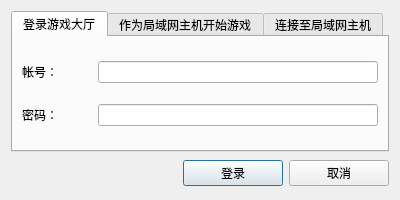
<?xml version="1.0" encoding="UTF-8"?>
<ui version="4.0">
 <class>ServerDialog</class>
 <widget class="QDialog" name="ServerDialog">
  <property name="geometry">
   <rect>
    <x>0</x>
    <y>0</y>
    <width>400</width>
    <height>200</height>
   </rect>
  </property>
  <property name="sizePolicy">
   <sizepolicy hsizetype="MinimumExpanding" vsizetype="Preferred">
    <horstretch>0</horstretch>
    <verstretch>0</verstretch>
   </sizepolicy>
  </property>
  <property name="windowTitle">
   <string>五子棋游戏</string>
  </property>
  <layout class="QVBoxLayout" name="verticalLayout_2">
   <item>
    <widget class="QTabWidget" name="tabWidget">
     <property name="currentIndex">
      <number>0</number>
     </property>
     <widget class="QWidget" name="tab_online">
      <attribute name="title">
       <string>登录游戏大厅</string>
      </attribute>
      <layout class="QVBoxLayout" name="verticalLayout">
       <item>
        <layout class="QHBoxLayout" name="hl_online_id" stretch="1,4">
         <item>
          <widget class="QLabel" name="lbl_online_id">
           <property name="text">
            <string>帐号：</string>
           </property>
          </widget>
         </item>
         <item>
          <widget class="QLineEdit" name="le_online_id"/>
         </item>
        </layout>
       </item>
       <item>
        <layout class="QHBoxLayout" name="hi_online_pwd" stretch="1,4">
         <item>
          <widget class="QLabel" name="lbl_online_pwd">
           <property name="text">
            <string>密码：</string>
           </property>
          </widget>
         </item>
         <item>
          <widget class="QLineEdit" name="le_online_pwd"/>
         </item>
        </layout>
       </item>
      </layout>
     </widget>
     <widget class="QWidget" name="tab_server">
      <attribute name="title">
       <string>作为局域网主机开始游戏</string>
      </attribute>
      <layout class="QVBoxLayout" name="_2">
       <item>
        <layout class="QHBoxLayout" name="hl_server_port">
         <item>
          <widget class="QLabel" name="lbl_server_port">
           <property name="text">
            <string>服务端口：</string>
           </property>
          </widget>
         </item>
         <item>
          <widget class="QLineEdit" name="le_server_port">
           <property name="text">
            <string>8888</string>
           </property>
          </widget>
         </item>
        </layout>
       </item>
      </layout>
     </widget>
     <widget class="QWidget" name="tab_client">
      <attribute name="title">
       <string>连接至局域网主机</string>
      </attribute>
      <layout class="QVBoxLayout" name="verticalLayout_4">
       <item>
        <layout class="QHBoxLayout" name="hl_client_ip" stretch="1,4">
         <item>
          <widget class="QLabel" name="lbl_ip">
           <property name="sizePolicy">
            <sizepolicy hsizetype="Expanding" vsizetype="Preferred">
             <horstretch>0</horstretch>
             <verstretch>0</verstretch>
            </sizepolicy>
           </property>
           <property name="text">
            <string>主机IP：</string>
           </property>
          </widget>
         </item>
         <item>
          <widget class="QLineEdit" name="le_ip">
           <property name="text">
            <string>127.0.0.1</string>
           </property>
          </widget>
         </item>
        </layout>
       </item>
       <item>
        <layout class="QHBoxLayout" name="hl_client_port" stretch="1,4">
         <item>
          <widget class="QLabel" name="lbl_client_port">
           <property name="sizePolicy">
            <sizepolicy hsizetype="Expanding" vsizetype="Preferred">
             <horstretch>0</horstretch>
             <verstretch>0</verstretch>
            </sizepolicy>
           </property>
           <property name="text">
            <string>主机端口：</string>
           </property>
          </widget>
         </item>
         <item>
          <widget class="QLineEdit" name="le_client_port">
           <property name="text">
            <string>8888</string>
           </property>
          </widget>
         </item>
        </layout>
       </item>
      </layout>
     </widget>
    </widget>
   </item>
   <item>
    <layout class="QHBoxLayout" name="btn_group">
     <property name="spacing">
      <number>6</number>
     </property>
     <property name="leftMargin">
      <number>0</number>
     </property>
     <property name="topMargin">
      <number>0</number>
     </property>
     <property name="rightMargin">
      <number>0</number>
     </property>
     <property name="bottomMargin">
      <number>0</number>
     </property>
     <item>
      <spacer>
       <property name="orientation">
        <enum>Qt::Horizontal</enum>
       </property>
       <property name="sizeHint" stdset="0">
        <size>
         <width>131</width>
         <height>31</height>
        </size>
       </property>
      </spacer>
     </item>
     <item>
      <widget class="QPushButton" name="btn_ok">
       <property name="sizePolicy">
        <sizepolicy hsizetype="Fixed" vsizetype="Fixed">
         <horstretch>0</horstretch>
         <verstretch>0</verstretch>
        </sizepolicy>
       </property>
       <property name="minimumSize">
        <size>
         <width>100</width>
         <height>0</height>
        </size>
       </property>
       <property name="text">
        <string>登录</string>
       </property>
      </widget>
     </item>
     <item>
      <widget class="QPushButton" name="btn_cancel">
       <property name="sizePolicy">
        <sizepolicy hsizetype="Fixed" vsizetype="Fixed">
         <horstretch>0</horstretch>
         <verstretch>0</verstretch>
        </sizepolicy>
       </property>
       <property name="minimumSize">
        <size>
         <width>100</width>
         <height>0</height>
        </size>
       </property>
       <property name="text">
        <string>取消</string>
       </property>
      </widget>
     </item>
    </layout>
   </item>
  </layout>
 </widget>
 <resources/>
 <connections/>
</ui>
